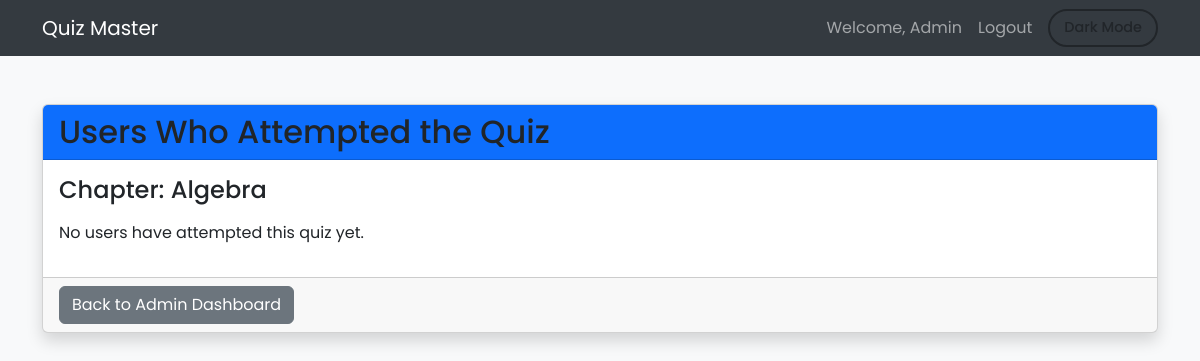
The app's page /view_quiz_users/7, older data.
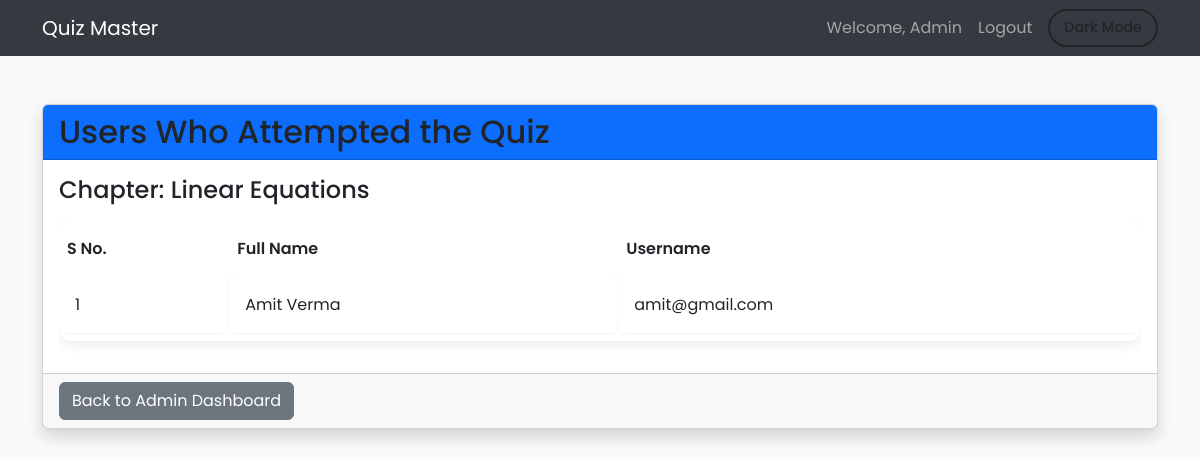
The same page, newer data.
### app.py (models this page shows)
class Chapter(db.Model):
    id = db.Column(db.Integer, primary_key=True)
    subject_id = db.Column(db.Integer, db.ForeignKey('subject.id'), nullable=False)
    name = db.Column(db.String(100), nullable=False)
    description = db.Column(db.Text, nullable=True)

class User(db.Model):
    id = db.Column(db.Integer, primary_key=True)
    username = db.Column(db.String(100), unique=True, nullable=False)
    password = db.Column(db.String(50), nullable=False)
    full_name = db.Column(db.String(100), nullable=False)
    qualification = db.Column(db.String(100), nullable=True)
    dob = db.Column(db.Date, nullable=True)

### app.py (the view)
@app.route('/view_quiz_users/<int:quiz_id>')
def view_quiz_users(quiz_id):
    quiz = Quiz.query.get(quiz_id)
    if not quiz:
        return "Quiz not found", 404
    chapter = Chapter.query.get(quiz.chapter_id)
    users = db.session.query(User.full_name, User.username).join(Score, User.id == Score.user_id).filter(Score.quiz_id == quiz_id).all()
    return render_template('/view/view_quiz_users.html', quiz=quiz, chapter=chapter, users=users)

### templates/view/view_quiz_users.html (shortened to what this page needs)
<!DOCTYPE html>
<html lang="en" class="light-theme">
<head>
  <link href="https://cdn.jsdelivr.net/npm/bootstrap@5.3.0/dist/css/bootstrap.min.css" rel="stylesheet"/>
</head>
<body>
  <nav class="navbar navbar-expand-lg navbar-dark">
    <div class="container">
      <a class="navbar-brand" href="/">Quiz Master</a>
      <div class="collapse navbar-collapse">
        <ul class="navbar-nav ms-auto align-items-center">
          <li class="nav-item"><a class="nav-link">Welcome, Admin</a></li>
          <li class="nav-item"><a class="nav-link" href="/logout">Logout</a></li>
          <li class="nav-item ms-2">
            <button id="theme-toggle" class="btn btn-theme-toggle">Dark Mode</button>
          </li>
        </ul>
      </div>
    </div>
  </nav>
  <div class="container mt-5">
    <div class="card shadow">
      <div class="card-header bg-primary text-white">
        <h2 class="mb-0">Users Who Attempted the Quiz</h2>
      </div>
      <div class="card-body">
        <h4 class="mb-3">Chapter: {{ chapter.name }}</h4>
        {% if users %}
        <div class="table-responsive">
          <table class="table">
            <thead>
              <tr>
                <th>S No.</th>
                <th>Full Name</th>
                <th>Username</th>
              </tr>
            </thead>
            <tbody>
              {% for user in users %}
              <tr>
                <td>{{ loop.index }}</td>
                <td>{{ user.full_name }}</td>
                <td>{{ user.username }}</td>
              </tr>
              {% endfor %}
            </tbody>
          </table>
        </div>
        {% else %}
        <p>No users have attempted this quiz yet.</p>
        {% endif %}
      </div>
      <div class="card-footer">
        <a href="/admin_dashboard" class="btn btn-secondary">Back to Admin Dashboard</a>
      </div>
    </div>
  </div>
</body>
</html>

Row changes from the older to the newer data that the page shows:
no longer on this page (row edited): Chapter: name "Algebra"
now on this page (row edited): Chapter: name "Linear Equations"
now on this page (row edited): User: full_name "Amit Verma", username "amit@gmail.com"
Text that changed along with them:
text no longer shown: "No users have attempted this quiz yet."
text now shown: "S No. Full Name Username"
